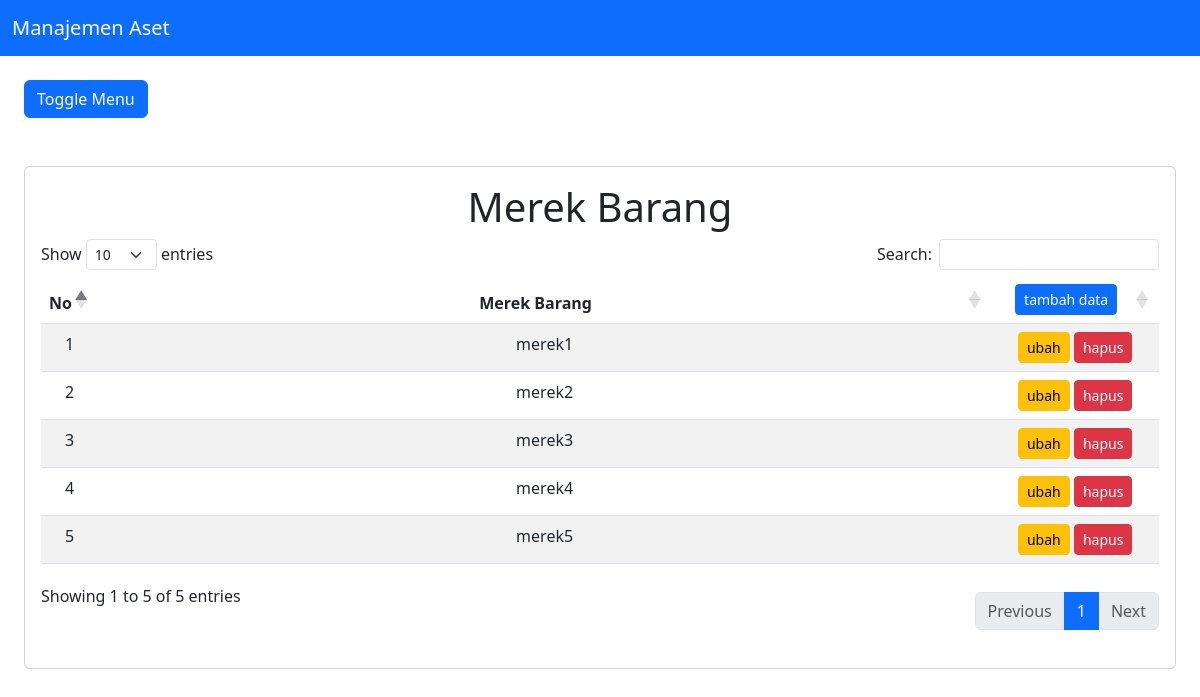
Screenshot of /merek/index.php with the database file from the repository.
### tables this page shows
CREATE TABLE `merek_barang`  (
  `id_merek_barang` int NOT NULL AUTO_INCREMENT,
  `nama_merek_barang` varchar(255) NULL DEFAULT NULL,
  PRIMARY KEY (`id_merek_barang`) USING BTREE,
  INDEX `nama_merek_barang`(`nama_merek_barang`) USING BTREE
);

### koneksi.php (called while the page is built)
<?php
$db = mysqli_connect("localhost", "root", "", "pendataan");
function query($query)
{
    global $db;
    $result = mysqli_query($db, $query);
    $rows = [];
    while ($row = mysqli_fetch_assoc($result)) {
        $rows[] = $row;
    }
    return $rows;
}

### merek/index.php (the view, shortened to what this page needs)
<?php
require '../header.php';
$merek_barang = query("SELECT * FROM merek_barang ORDER BY id_merek_barang Asc");
?>
<body>
  <div class="p-4" id="main-content">
    <button class="btn btn-primary" id="button-toggle">
      Toggle Menu
    </button>
    <div class="card mt-5">
      <div class="card-body">
        <h1 style="text-align:center">Merek Barang</h1>
        <table class="table table-striped" id="datatable">
          <thead>
            <tr style="text-align:center">
              <th width="5%" style="text-align:center">No</th>
              <th style="text-align:center">Merek Barang</th>
              <th width="15%" style="text-align:center">
                <a class="btn btn-sm btn-primary" href="tambah.php" role="button">tambah data</a>
              </th>
            </tr>
          </thead>
          <tbody>
            <?php $no = 1; ?>
            <?php foreach ($merek_barang as $row) : ?>
              <tr>
                <td width="5%" style="text-align: center;" scope="row"><?= $no; ?></td>
                <td style="text-align: center;"><?= $row["nama_merek_barang"]; ?></td>
                <td style="text-align: center">
                  <a class="btn btn-sm btn-warning" href="ubah.php?id_merek_barang=<?= $row["id_merek_barang"]; ?>" role="button">ubah</a>
                  <a class="btn btn-sm btn-danger" href="hapus.php?id_merek_barang=<?= $row["id_merek_barang"]; ?>" onclick="return confirm('yakin?');" role="button">hapus</a>
                </td>
              </tr>
            <?php $no++;
            endforeach; ?>
          </tbody>
        </table>
      </div>
    </div>
  </div>
</body>
<?php require '../footer.php'; ?>

### side.php (style rules this page uses)
a { text-decoration: none; }
#main-content { transition: 0.4s; }

### rows the page displays
merek_barang: nama_merek_barang "merek1"
merek_barang: nama_merek_barang "merek2"
merek_barang: nama_merek_barang "merek3"
merek_barang: nama_merek_barang "merek4"
merek_barang: nama_merek_barang "merek5"
